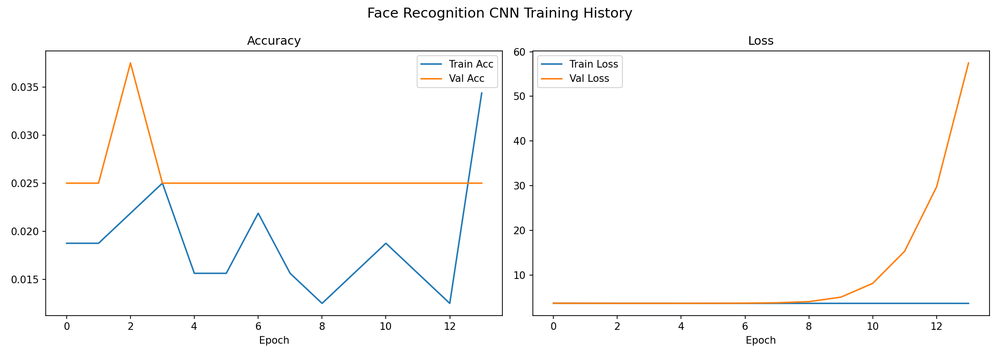
#> input picture backend/routers/models/face_training_history.png, 1000 x 357 px, shrunk from 2100 x 750 before the run
$ python -i segment_service.py   (imports and definitions only)
#> lines starting #> are read from the running program, lines starting #| are printed output that depends on the picture; after the words box and inside, x2 and y2 are one past the last pixel; in counts of white or black regions, pixels touching at a corner belong together
#> further down, picture is the input picture: shape (357, 1000, 3); mean B, G, R 249.8, 250.1, 250.4
"""
Image Segmentation Service — Module 7
Threshold-based, edge-based, and region-based segmentation.
"""

import cv2
import numpy as np


# [18 lines left out: function threshold_segmentation, not called in this run]


def edge_segmentation(img: np.ndarray, threshold1: int = 50, threshold2: int = 150) -> np.ndarray:
    """
    Edge-based segmentation using Canny edges and contour filling.

    Args:
        img: Input image (BGR)
        threshold1: Canny lower threshold
        threshold2: Canny upper threshold

    Returns:
        Segmented image with detected regions filled
    """
#> called with threshold1 = 50, threshold2 = 150
    gray = cv2.cvtColor(img, cv2.COLOR_BGR2GRAY)
    edges = cv2.Canny(gray, threshold1, threshold2)
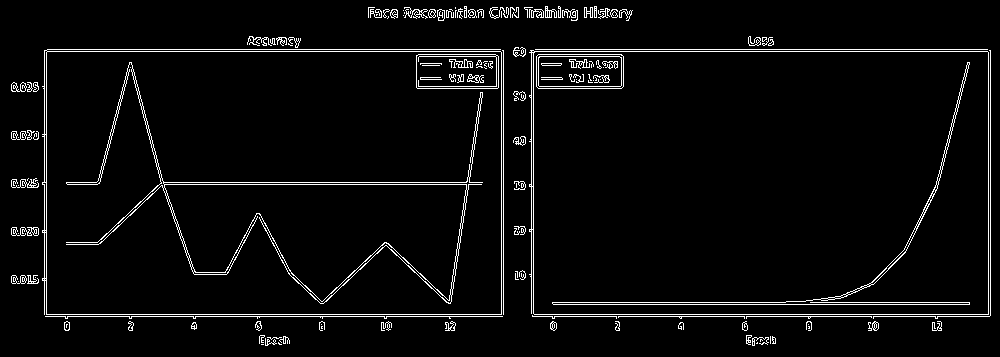
#> edges: shape (357, 1000); 4.2% white in thin lines or dots

    # Dilate edges to close gaps
    kernel = np.ones((3, 3), np.uint8)
    dilated = cv2.dilate(edges, kernel, iterations=2)
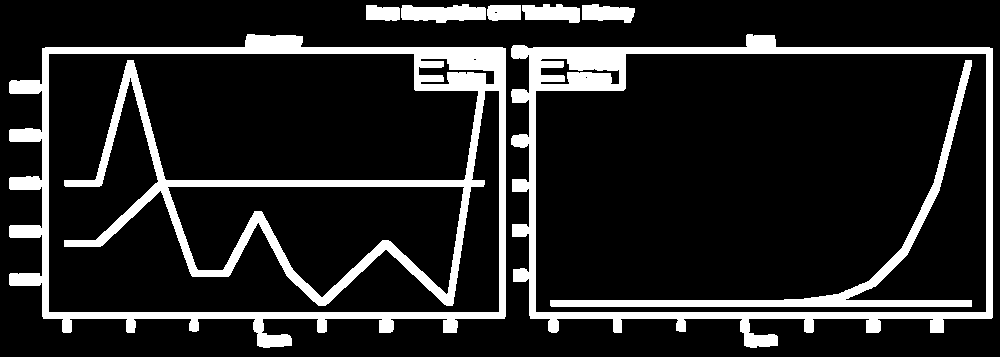
#> dilated: shape (357, 1000); 14.9% white; 8 white regions

    # Find contours and fill them
    contours, _ = cv2.findContours(dilated, cv2.RETR_EXTERNAL, cv2.CHAIN_APPROX_SIMPLE)
#> contours = 7 contours; box (x1, y1, x2, y2) and area: (9, 34, 506, 348) 129432, (511, 34, 993, 348) 128320, (401, 4, 486, 23) 1099, (522, 4, 580, 23) 750, (582, 4, 635, 23) 678, (487, 5, 521, 21) 459, (366, 5, 400, 21) 425

    mask = np.zeros(gray.shape, dtype=np.uint8)
    cv2.drawContours(mask, contours, -1, 255, -1)  # Fill contours
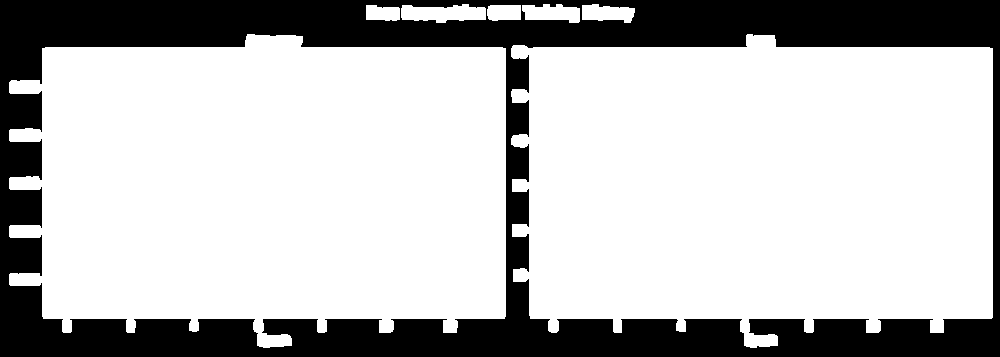
#> mask: shape (357, 1000); 73.8% white; 1 black region, box (x1, y1, x2, y2) and area: (0, 0, 1000, 357) 93440

    result = cv2.bitwise_and(img, img, mask=mask)
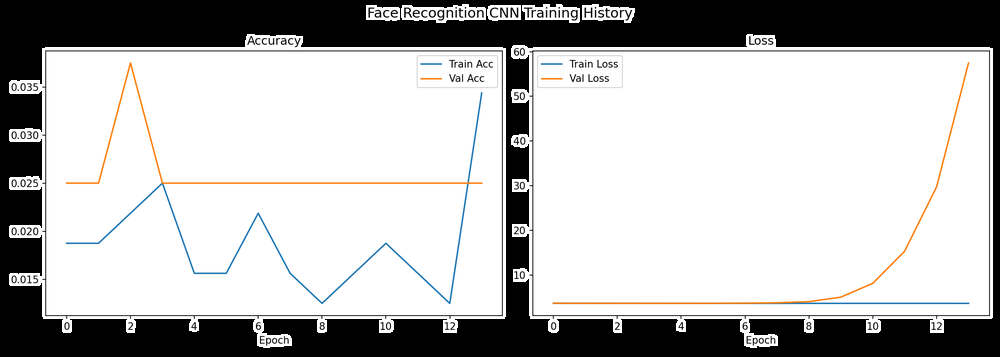
#> result: shape (357, 1000, 3); mean B, G, R 183, 183.4, 183.6
    return result


# [26 lines left out: function region_segmentation, not called in this run]

>>> import cv2
>>> picture = cv2.imread('../routers/models/face_training_history.png')
>>> result = edge_segmentation(picture)

$ run again, on backend/routers/models/training_history.png
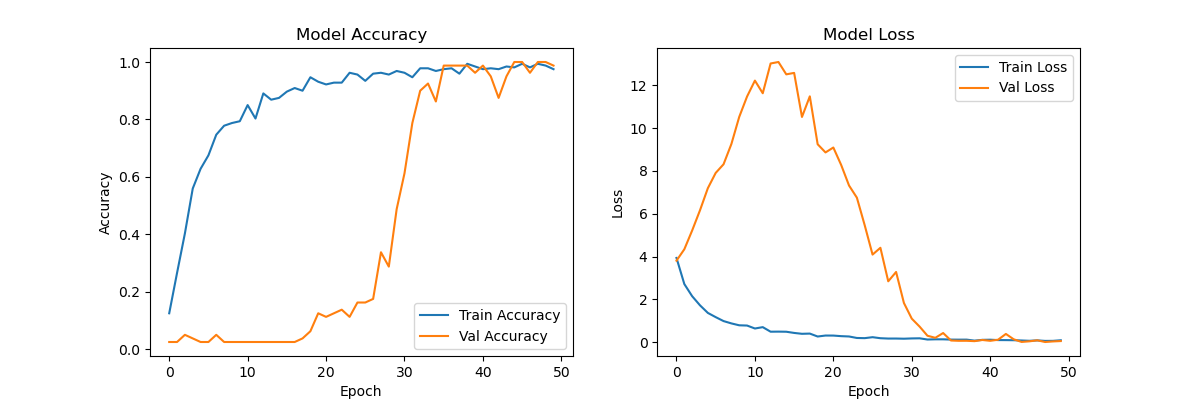
#> input picture backend/routers/models/training_history.png, 1200 x 400 px
#> picture is the input picture: shape (400, 1200, 3); mean B, G, R 249.4, 249.9, 250.4
#> in edge_segmentation, `edges = cv2.Canny(gray, threshold1, threshold2)`:
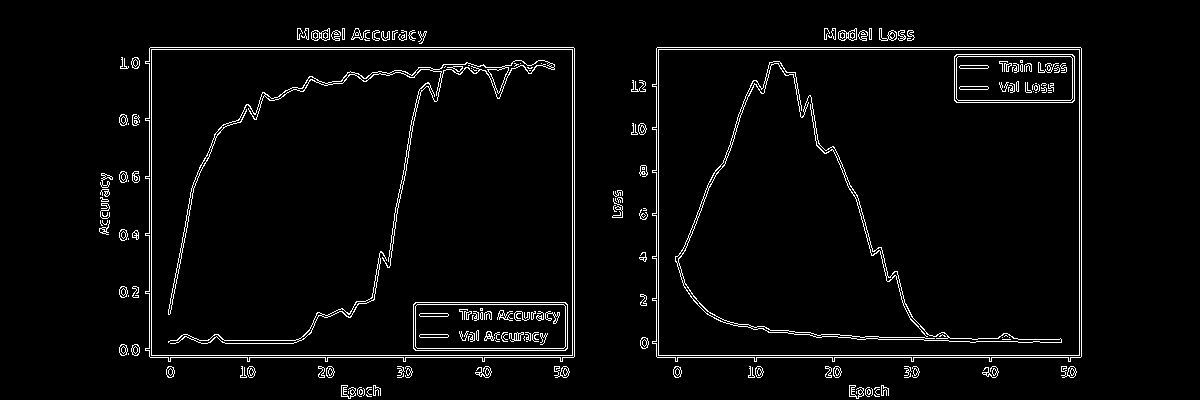
#> edges: shape (400, 1200); 3.6% white in thin lines or dots, all inside (x1, y1, x2, y2) = (99, 28, 1082, 399)
#> dilated: shape (400, 1200); 13.2% white; 26 white regions
#> contours = 19 contours; largest, box (x1, y1, x2, y2) and area: (143, 26, 577, 380) 137600, (637, 45, 1084, 380) 137064, (97, 171, 115, 237) 820, (822, 26, 874, 43) 732, (295, 26, 347, 43) 732
#> mask: shape (400, 1200); 59.3% white; 1 black region, box (x1, y1, x2, y2) and area: (0, 0, 1200, 400) 195506
#> in edge_segmentation, `result = cv2.bitwise_and(img, img, mask=mask)`:
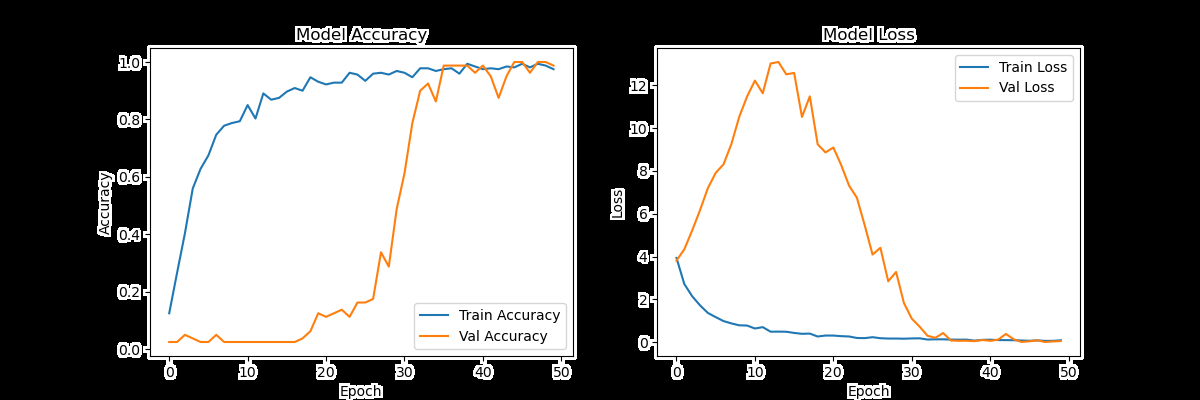
#> result: shape (400, 1200, 3); mean B, G, R 145.5, 146, 146.5
